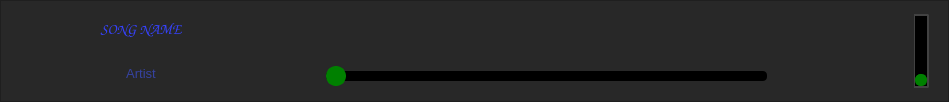
     <widget class="QFrame" name="frame_bottom">
      <property name="minimumSize">
       <size>
        <width>0</width>
        <height>0</height>
       </size>
      </property>
      <property name="maximumSize">
       <size>
        <width>16777215</width>
        <height>115</height>
       </size>
      </property>
      <property name="styleSheet">
       <string notr="true">background-color: rgb(40, 40, 40);</string>
      </property>
      <property name="frameShape">
       <enum>QFrame::StyledPanel</enum>
      </property>
      <property name="frameShadow">
       <enum>QFrame::Raised</enum>
      </property>
      <layout class="QHBoxLayout" name="horizontalLayout_6">
       <property name="leftMargin">
        <number>0</number>
       </property>
       <property name="topMargin">
        <number>0</number>
       </property>
       <property name="rightMargin">
        <number>0</number>
       </property>
       <property name="bottomMargin">
        <number>0</number>
       </property>
       <item>
        <layout class="QHBoxLayout" name="bottomLayout">
         <property name="leftMargin">
          <number>10</number>
         </property>
         <property name="topMargin">
          <number>0</number>
         </property>
         <property name="rightMargin">
          <number>1</number>
         </property>
         <property name="bottomMargin">
          <number>0</number>
         </property>
         <item>
          <widget class="QFrame" name="frame_3">
           <property name="minimumSize">
            <size>
             <width>260</width>
             <height>80</height>
            </size>
           </property>
           <property name="maximumSize">
            <size>
             <width>250</width>
             <height>16777215</height>
            </size>
           </property>
           <property name="frameShape">
            <enum>QFrame::NoFrame</enum>
           </property>
           <property name="frameShadow">
            <enum>QFrame::Plain</enum>
           </property>
           <layout class="QVBoxLayout" name="verticalLayout_5">
            <item>
             <widget class="QLabel" name="song_name_label">
              <property name="maximumSize">
               <size>
                <width>350</width>
                <height>350</height>
               </size>
              </property>
              <property name="palette">
               <palette>
                <active>
                 <colorrole role="WindowText">
                  <brush brushstyle="SolidPattern">
                   <color alpha="255">
                    <red>53</red>
                    <green>66</green>
                    <blue>255</blue>
                   </color>
                  </brush>
                 </colorrole>
                 <colorrole role="Button">
                  <brush brushstyle="SolidPattern">
                   <color alpha="255">
                    <red>40</red>
                    <green>40</green>
                    <blue>40</blue>
                   </color>
                  </brush>
                 </colorrole>
                 <colorrole role="Text">
                  <brush brushstyle="SolidPattern">
                   <color alpha="255">
                    <red>53</red>
                    <green>66</green>
                    <blue>255</blue>
                   </color>
                  </brush>
                 </colorrole>
                 <colorrole role="ButtonText">
                  <brush brushstyle="SolidPattern">
                   <color alpha="255">
                    <red>53</red>
                    <green>66</green>
                    <blue>255</blue>
                   </color>
                  </brush>
                 </colorrole>
                 <colorrole role="Base">
                  <brush brushstyle="SolidPattern">
                   <color alpha="255">
                    <red>40</red>
                    <green>40</green>
                    <blue>40</blue>
                   </color>
                  </brush>
                 </colorrole>
                 <colorrole role="Window">
                  <brush brushstyle="SolidPattern">
                   <color alpha="255">
                    <red>40</red>
                    <green>40</green>
                    <blue>40</blue>
                   </color>
                  </brush>
                 </colorrole>
                </active>
                <inactive>
                 <colorrole role="WindowText">
                  <brush brushstyle="SolidPattern">
                   <color alpha="255">
                    <red>53</red>
                    <green>66</green>
                    <blue>255</blue>
                   </color>
                  </brush>
                 </colorrole>
                 <colorrole role="Button">
                  <brush brushstyle="SolidPattern">
                   <color alpha="255">
                    <red>40</red>
                    <green>40</green>
                    <blue>40</blue>
                   </color>
                  </brush>
                 </colorrole>
                 <colorrole role="Text">
                  <brush brushstyle="SolidPattern">
                   <color alpha="255">
                    <red>53</red>
                    <green>66</green>
                    <blue>255</blue>
                   </color>
                  </brush>
                 </colorrole>
                 <colorrole role="ButtonText">
                  <brush brushstyle="SolidPattern">
                   <color alpha="255">
                    <red>53</red>
                    <green>66</green>
                    <blue>255</blue>
                   </color>
                  </brush>
                 </colorrole>
                 <colorrole role="Base">
                  <brush brushstyle="SolidPattern">
                   <color alpha="255">
                    <red>40</red>
                    <green>40</green>
                    <blue>40</blue>
                   </color>
                  </brush>
                 </colorrole>
                 <colorrole role="Window">
                  <brush brushstyle="SolidPattern">
                   <color alpha="255">
                    <red>40</red>
                    <green>40</green>
                    <blue>40</blue>
                   </color>
                  </brush>
                 </colorrole>
                </inactive>
                <disabled>
                 <colorrole role="WindowText">
                  <brush brushstyle="SolidPattern">
                   <color alpha="255">
                    <red>53</red>
                    <green>66</green>
                    <blue>255</blue>
                   </color>
                  </brush>
                 </colorrole>
                 <colorrole role="Button">
                  <brush brushstyle="SolidPattern">
                   <color alpha="255">
                    <red>40</red>
                    <green>40</green>
                    <blue>40</blue>
                   </color>
                  </brush>
                 </colorrole>
                 <colorrole role="Text">
                  <brush brushstyle="SolidPattern">
                   <color alpha="255">
                    <red>53</red>
                    <green>66</green>
                    <blue>255</blue>
                   </color>
                  </brush>
                 </colorrole>
                 <colorrole role="ButtonText">
                  <brush brushstyle="SolidPattern">
                   <color alpha="255">
                    <red>53</red>
                    <green>66</green>
                    <blue>255</blue>
                   </color>
                  </brush>
                 </colorrole>
                 <colorrole role="Base">
                  <brush brushstyle="SolidPattern">
                   <color alpha="255">
                    <red>40</red>
                    <green>40</green>
                    <blue>40</blue>
                   </color>
                  </brush>
                 </colorrole>
                 <colorrole role="Window">
                  <brush brushstyle="SolidPattern">
                   <color alpha="255">
                    <red>40</red>
                    <green>40</green>
                    <blue>40</blue>
                   </color>
                  </brush>
                 </colorrole>
                </disabled>
               </palette>
              </property>
              <property name="font">
               <font>
                <family>Comic Sans MS</family>
                <pointsize>11</pointsize>
               </font>
              </property>
              <property name="styleSheet">
               <string notr="true">QLabel{
color: rgb(53, 66, 255);
}

QLabel:hover{
color: rgb(255, 255, 255);
}</string>
              </property>
              <property name="text">
               <string>SONG NAME</string>
              </property>
              <property name="alignment">
               <set>Qt::AlignCenter</set>
              </property>
             </widget>
            </item>
            <item>
             <widget class="QLabel" name="song_artist_label">
              <property name="maximumSize">
               <size>
                <width>300</width>
                <height>16777215</height>
               </size>
              </property>
              <property name="palette">
               <palette>
                <active>
                 <colorrole role="WindowText">
                  <brush brushstyle="SolidPattern">
                   <color alpha="255">
                    <red>53</red>
                    <green>66</green>
                    <blue>160</blue>
                   </color>
                  </brush>
                 </colorrole>
                 <colorrole role="Button">
                  <brush brushstyle="SolidPattern">
                   <color alpha="255">
                    <red>40</red>
                    <green>40</green>
                    <blue>40</blue>
                   </color>
                  </brush>
                 </colorrole>
                 <colorrole role="Text">
                  <brush brushstyle="SolidPattern">
                   <color alpha="255">
                    <red>53</red>
                    <green>66</green>
                    <blue>160</blue>
                   </color>
                  </brush>
                 </colorrole>
                 <colorrole role="ButtonText">
                  <brush brushstyle="SolidPattern">
                   <color alpha="255">
                    <red>53</red>
                    <green>66</green>
                    <blue>160</blue>
                   </color>
                  </brush>
                 </colorrole>
                 <colorrole role="Base">
                  <brush brushstyle="SolidPattern">
                   <color alpha="255">
                    <red>40</red>
                    <green>40</green>
                    <blue>40</blue>
                   </color>
                  </brush>
                 </colorrole>
                 <colorrole role="Window">
                  <brush brushstyle="SolidPattern">
                   <color alpha="255">
                    <red>40</red>
                    <green>40</green>
                    <blue>40</blue>
                   </color>
                  </brush>
                 </colorrole>
                </active>
                <inactive>
                 <colorrole role="WindowText">
                  <brush brushstyle="SolidPattern">
                   <color alpha="255">
                    <red>53</red>
                    <green>66</green>
                    <blue>160</blue>
                   </color>
                  </brush>
                 </colorrole>
                 <colorrole role="Button">
                  <brush brushstyle="SolidPattern">
                   <color alpha="255">
                    <red>40</red>
                    <green>40</green>
                    <blue>40</blue>
                   </color>
                  </brush>
                 </colorrole>
                 <colorrole role="Text">
                  <brush brushstyle="SolidPattern">
                   <color alpha="255">
                    <red>53</red>
                    <green>66</green>
                    <blue>160</blue>
                   </color>
                  </brush>
                 </colorrole>
                 <colorrole role="ButtonText">
                  <brush brushstyle="SolidPattern">
                   <color alpha="255">
                    <red>53</red>
                    <green>66</green>
                    <blue>160</blue>
                   </color>
                  </brush>
                 </colorrole>
                 <colorrole role="Base">
                  <brush brushstyle="SolidPattern">
                   <color alpha="255">
                    <red>40</red>
                    <green>40</green>
                    <blue>40</blue>
                   </color>
                  </brush>
                 </colorrole>
                 <colorrole role="Window">
                  <brush brushstyle="SolidPattern">
                   <color alpha="255">
                    <red>40</red>
                    <green>40</green>
                    <blue>40</blue>
                   </color>
                  </brush>
                 </colorrole>
                </inactive>
                <disabled>
                 <colorrole role="WindowText">
                  <brush brushstyle="SolidPattern">
                   <color alpha="255">
                    <red>53</red>
                    <green>66</green>
                    <blue>160</blue>
                   </color>
                  </brush>
                 </colorrole>
                 <colorrole role="Button">
                  <brush brushstyle="SolidPattern">
                   <color alpha="255">
                    <red>40</red>
                    <green>40</green>
                    <blue>40</blue>
                   </color>
                  </brush>
                 </colorrole>
                 <colorrole role="Text">
                  <brush brushstyle="SolidPattern">
                   <color alpha="255">
                    <red>53</red>
                    <green>66</green>
                    <blue>160</blue>
                   </color>
                  </brush>
                 </colorrole>
                 <colorrole role="ButtonText">
                  <brush brushstyle="SolidPattern">
                   <color alpha="255">
                    <red>53</red>
                    <green>66</green>
                    <blue>160</blue>
                   </color>
                  </brush>
                 </colorrole>
                 <colorrole role="Base">
                  <brush brushstyle="SolidPattern">
                   <color alpha="255">
                    <red>40</red>
                    <green>40</green>
                    <blue>40</blue>
                   </color>
                  </brush>
                 </colorrole>
                 <colorrole role="Window">
                  <brush brushstyle="SolidPattern">
                   <color alpha="255">
                    <red>40</red>
                    <green>40</green>
                    <blue>40</blue>
                   </color>
                  </brush>
                 </colorrole>
                </disabled>
               </palette>
              </property>
              <property name="font">
               <font>
                <pointsize>10</pointsize>
               </font>
              </property>
              <property name="styleSheet">
               <string notr="true">QLabel{
color: rgb(53, 66, 160);
}

QLabel:hover{
color: rgb(255, 255, 255);
}</string>
              </property>
              <property name="text">
               <string>Artist</string>
              </property>
              <property name="alignment">
               <set>Qt::AlignCenter</set>
              </property>
             </widget>
            </item>
           </layout>
          </widget>
         </item>
         <item>
          <spacer name="horizontalSpacer_6">
           <property name="orientation">
            <enum>Qt::Horizontal</enum>
           </property>
           <property name="sizeHint" stdset="0">
            <size>
             <width>40</width>
             <height>20</height>
            </size>
           </property>
          </spacer>
         </item>
         <item>
          <widget class="QFrame" name="frame_control">
           <property name="minimumSize">
            <size>
             <width>0</width>
             <height>100</height>
            </size>
           </property>
           <property name="maximumSize">
            <size>
             <width>16777215</width>
             <height>115</height>
            </size>
           </property>
           <property name="styleSheet">
            <string notr="true"/>
           </property>
           <property name="frameShape">
            <enum>QFrame::NoFrame</enum>
           </property>
           <property name="frameShadow">
            <enum>QFrame::Plain</enum>
           </property>
           <layout class="QVBoxLayout" name="verticalLayout_3">
            <item>
             <layout class="QHBoxLayout" name="horizontalLayout_4">
              <property name="leftMargin">
               <number>65</number>
              </property>
              <property name="rightMargin">
               <number>65</number>
              </property>
              <item>
               <widget class="QPushButton" name="shuffleButton">
                <property name="minimumSize">
                 <size>
                  <width>25</width>
                  <height>25</height>
                 </size>
                </property>
                <property name="maximumSize">
                 <size>
                  <width>27</width>
                  <height>27</height>
                 </size>
                </property>
                <property name="styleSheet">
                 <string notr="true">QPushButton {
	
	image: url(:/mytunefy/resources/icons/shuffle-darker-grey.png);
  
}

QPushButton:pressed {
	
	
	image: url(:/mytunefy/resources/icons/shuffle-azul-grey.png);
}

QPushButton:flat {
    border: none; /* no border for a flat push button */
}

QPushButton:hover{
        
	image: url(:/mytunefy/resources/icons/shuffle-light-grey.png);
}
QPushButton:checked{
	
	image: url(:/mytunefy/resources/icons/shuffle-green-grey.png);
}</string>
                </property>
                <property name="text">
                 <string/>
                </property>
                <property name="iconSize">
                 <size>
                  <width>25</width>
                  <height>18</height>
                 </size>
                </property>
                <property name="checkable">
                 <bool>true</bool>
                </property>
                <property name="checked">
                 <bool>false</bool>
                </property>
                <property name="flat">
                 <bool>true</bool>
                </property>
               </widget>
              </item>
              <item>
               <spacer name="horizontalSpacer_2">
                <property name="orientation">
                 <enum>Qt::Horizontal</enum>
                </property>
                <property name="sizeHint" stdset="0">
                 <size>
                  <width>30</width>
                  <height>20</height>
                 </size>
                </property>
               </spacer>
              </item>
              <item>
               <widget class="QPushButton" name="backTrackButton">
                <property name="minimumSize">
                 <size>
                  <width>35</width>
                  <height>35</height>
                 </size>
                </property>
                <property name="maximumSize">
                 <size>
                  <width>35</width>
                  <height>35</height>
                 </size>
                </property>
                <property name="autoFillBackground">
                 <bool>false</bool>
                </property>
                <property name="styleSheet">
                 <string notr="true">QPushButton {
	
	image: url(:/mytunefy/resources/icons/backtrack4.png);
}
QPushButton:pressed {
	
	image: url(:/mytunefy/resources/icons/backtrack4.png);
}

QPushButton:flat {
    border: none; /* no border for a flat push button */
}

QPushButton:hover{
        
	image: url(:/mytunefy/resources/icons/backtrack5.png);
}
</string>
                </property>
                <property name="text">
                 <string/>
                </property>
                <property name="icon">
                 <iconset>
                  <normaloff>:/spotify/resources/icons/backtrack3.png</normaloff>:/spotify/resources/icons/backtrack3.png</iconset>
                </property>
                <property name="iconSize">
                 <size>
                  <width>30</width>
                  <height>30</height>
                 </size>
                </property>
                <property name="checkable">
                 <bool>true</bool>
                </property>
                <property name="flat">
                 <bool>true</bool>
                </property>
               </widget>
              </item>
              <item>
               <spacer name="horizontalSpacer_3">
                <property name="orientation">
                 <enum>Qt::Horizontal</enum>
                </property>
                <property name="sizeType">
                 <enum>QSizePolicy::Maximum</enum>
                </property>
                <property name="sizeHint" stdset="0">
                 <size>
                  <width>30</width>
                  <height>20</height>
                 </size>
                </property>
               </spacer>
              </item>
              <item>
               <widget class="QPushButton" name="PlayPauseButton">
                <property name="sizePolicy">
                 <sizepolicy hsizetype="Preferred" vsizetype="Expanding">
                  <horstretch>0</horstretch>
                  <verstretch>0</verstretch>
                 </sizepolicy>
                </property>
                <property name="minimumSize">
                 <size>
                  <width>45</width>
                  <height>45</height>
                 </size>
                </property>
                <property name="maximumSize">
                 <size>
                  <width>45</width>
                  <height>45</height>
                 </size>
                </property>
                <property name="styleSheet">
                 <string notr="true">QPushButton {
	
	background-color: rgb(40, 40, 40);
	
	
	image: url(:/mytunefy/resources/icons/play_grey.png);

}

QPushButton:pressed {
	image: url(:/mytunefy/resources/icons/pause-butt.png);
}

QPushButton:flat {
    border: none; /* no border for a flat push button */
}
QPushButton:hover{
		
	image: url(:/mytunefy/resources/icons/play_white.png);
}

QPushButton:checked{
image: url(:/mytunefy/resources/icons/pause2.png);
}</string>
                </property>
                <property name="text">
                 <string/>
                </property>
                <property name="iconSize">
                 <size>
                  <width>35</width>
                  <height>35</height>
                 </size>
                </property>
                <property name="checkable">
                 <bool>true</bool>
                </property>
                <property name="checked">
                 <bool>false</bool>
                </property>
                <property name="autoExclusive">
                 <bool>false</bool>
                </property>
                <property name="flat">
                 <bool>true</bool>
                </property>
               </widget>
              </item>
              <item>
               <spacer name="horizontalSpacer_4">
                <property name="orientation">
                 <enum>Qt::Horizontal</enum>
                </property>
                <property name="sizeHint" stdset="0">
                 <size>
                  <width>30</width>
                  <height>20</height>
                 </size>
                </property>
               </spacer>
              </item>
              <item>
               <widget class="QPushButton" name="nextTrackButton">
                <property name="minimumSize">
                 <size>
                  <width>35</width>
                  <height>35</height>
                 </size>
                </property>
                <property name="maximumSize">
                 <size>
                  <width>35</width>
                  <height>35</height>
                 </size>
                </property>
                <property name="styleSheet">
                 <string notr="true">QPushButton {
	
	image: url(:/mytunefy/resources/icons/next-darker-grey.png);
}
QPushButton:pressed {
	
	image: url(:/mytunefy/resources/icons/next-light-grey.png);
}

QPushButton:flat {
    border: none; /* no border for a flat push button */
}

QPushButton:hover{
        
	image: url(:/mytunefy/resources/icons/next-light-grey.png);
}
</string>
                </property>
                <property name="text">
                 <string/>
                </property>
                <property name="iconSize">
                 <size>
                  <width>30</width>
                  <height>30</height>
                 </size>
                </property>
                <property name="checkable">
                 <bool>true</bool>
                </property>
                <property name="flat">
                 <bool>true</bool>
                </property>
               </widget>
              </item>
              <item>
               <spacer name="horizontalSpacer">
                <property name="orientation">
                 <enum>Qt::Horizontal</enum>
                </property>
                <property name="sizeHint" stdset="0">
                 <size>
                  <width>30</width>
                  <height>20</height>
                 </size>
                </property>
               </spacer>
              </item>
              <item>
               <widget class="QPushButton" name="repeatButton">
                <property name="minimumSize">
                 <size>
                  <width>25</width>
                  <height>25</height>
                 </size>
                </property>
                <property name="maximumSize">
                 <size>
                  <width>25</width>
                  <height>25</height>
                 </size>
                </property>
                <property name="autoFillBackground">
                 <bool>false</bool>
                </property>
                <property name="styleSheet">
                 <string notr="true">QPushButton {
	
	image: url(:/mytunefy/resources/icons/repeat-track-dark-grey.png);
  
}

QPushButton:pressed {
	
	
}

QPushButton:flat {
    border: none; /* no border for a flat push button */
}

QPushButton:hover{
        
	image: url(:/mytunefy/resources/icons/repeat-track-light-grey.png);
}
QPushButton:checked{
image: url(:/mytunefy/resources/icons/repeat-track-green.png);
}</string>
                </property>
                <property name="text">
                 <string/>
                </property>
                <property name="iconSize">
                 <size>
                  <width>25</width>
                  <height>20</height>
                 </size>
                </property>
                <property name="checkable">
                 <bool>true</bool>
                </property>
                <property name="flat">
                 <bool>true</bool>
                </property>
               </widget>
              </item>
             </layout>
            </item>
            <item>
             <widget class="QSlider" name="horizontalSlider">
              <property name="minimumSize">
               <size>
                <width>0</width>
                <height>30</height>
               </size>
              </property>
              <property name="maximumSize">
               <size>
                <width>16777215</width>
                <height>30</height>
               </size>
              </property>
              <property name="styleSheet">
               <string notr="true">QSlider {
    min-height: 30px;
    max-height: 30px;
}
QSlider::groove:horizontal { 
	background: black;
	border: 0px solid #424242; 
	height: 10px; 
	border-radius: 4px;
}

QSlider::handle:horizontal { 
	background-color: green; 
	border: 2px solid green; 
	width: 16px; 
	height: 18px; 
	line-height: 20px; 
	margin-top: -5px; 
	margin-bottom: -5px; 
	border-radius: 10px; 
}</string>
              </property>
              <property name="sliderPosition">
               <number>0</number>
              </property>
              <property name="orientation">
               <enum>Qt::Horizontal</enum>
              </property>
              <property name="tickPosition">
               <enum>QSlider::NoTicks</enum>
              </property>
             </widget>
            </item>
           </layout>
          </widget>
         </item>
         <item>
          <spacer name="horizontalSpacer_7">
           <property name="orientation">
            <enum>Qt::Horizontal</enum>
           </property>
           <property name="sizeHint" stdset="0">
            <size>
             <width>40</width>
             <height>20</height>
            </size>
           </property>
          </spacer>
         </item>
         <item>
          <widget class="QFrame" name="frame_2">
           <property name="minimumSize">
            <size>
             <width>125</width>
             <height>0</height>
            </size>
           </property>
           <property name="maximumSize">
            <size>
             <width>150</width>
             <height>16777215</height>
            </size>
           </property>
           <property name="styleSheet">
            <string notr="true">background-color: rgb(203, 203, 203);
background-color: rgb(40, 40, 40);
background-image: url(:/spotify/resources/icons/play-red.png);</string>
           </property>
           <property name="frameShape">
            <enum>QFrame::NoFrame</enum>
           </property>
           <property name="frameShadow">
            <enum>QFrame::Plain</enum>
           </property>
           <layout class="QHBoxLayout" name="horizontalLayout_5">
            <property name="leftMargin">
             <number>0</number>
            </property>
            <property name="topMargin">
             <number>5</number>
            </property>
            <property name="rightMargin">
             <number>5</number>
            </property>
            <property name="bottomMargin">
             <number>5</number>
            </property>
            <item>
             <widget class="QLabel" name="IconLogo">
              <property name="maximumSize">
               <size>
                <width>60</width>
                <height>60</height>
               </size>
              </property>
              <property name="text">
               <string/>
              </property>
              <property name="pixmap">
               <pixmap>:/spotify/resources/icons/music4.png</pixmap>
              </property>
              <property name="scaledContents">
               <bool>true</bool>
              </property>
             </widget>
            </item>
            <item>
             <widget class="QSlider" name="verticalSlider">
              <property name="styleSheet">
               <string notr="true">QSlider {
    min-height: 90px;
    max-height: 90px;
}

QSlider::groove:vertical { 
	background: black;
	border: 2px solid #424242; 
	height: 70px; 
	width: 12px;
	border-radius: 2px;
}

QSlider::handle:vertical { 
	background-color: green; 
	border: 1px solid green; 
	width: 12px; 
	height: 10px; 
	line-height: 20px; 
	margin-top: -10px; 
	margin-bottom: +0px; 
	border-radius: 5px; 
}</string>
              </property>
              <property name="orientation">
               <enum>Qt::Vertical</enum>
              </property>
             </widget>
            </item>
           </layout>
          </widget>
         </item>
        </layout>
       </item>
      </layout>
     </widget>
